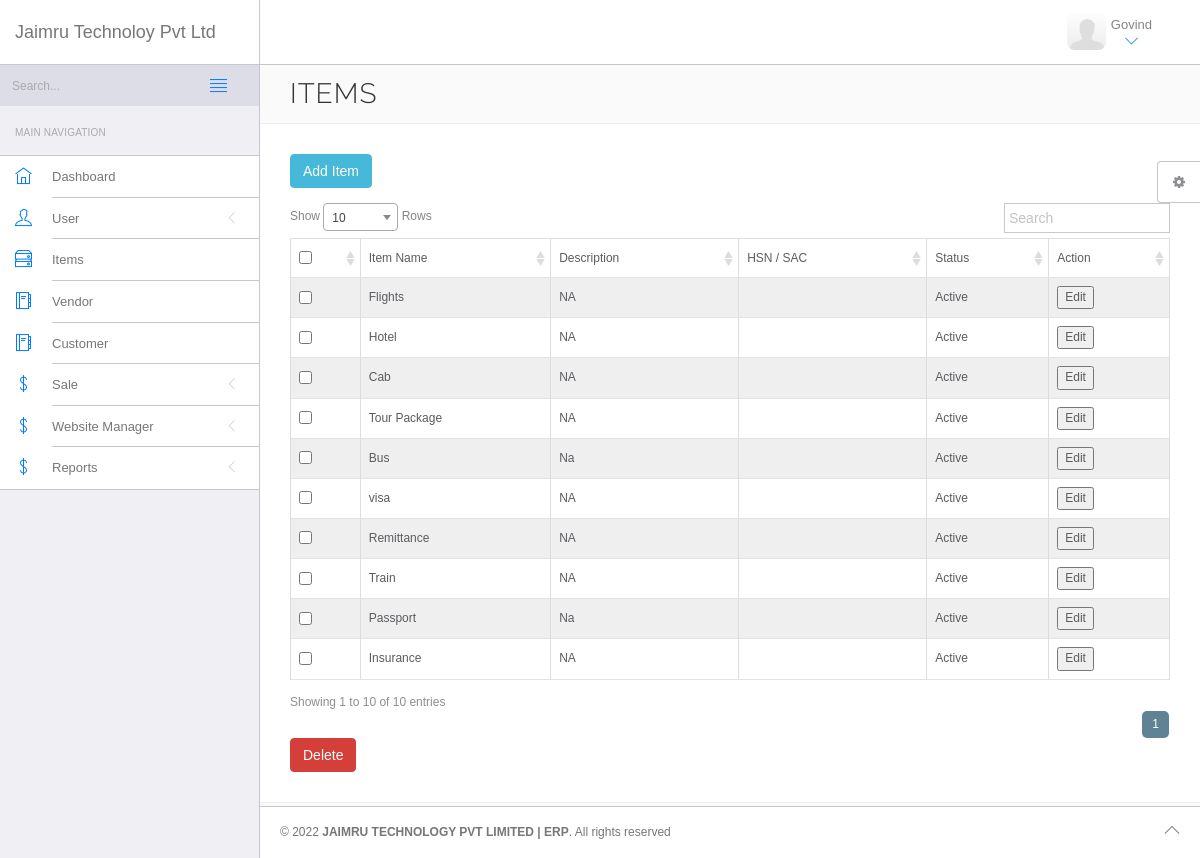
The app's page /erp/item.php (signed in) with its own data.
### tables this page shows
CREATE TABLE `item` (
  `id` int(11) NOT NULL,
  `item_name` varchar(255) DEFAULT NULL,
  `item_uom` varchar(255) DEFAULT NULL,
  `item_hsn` varchar(255) DEFAULT NULL,
  `status` enum('Active','Inactive') DEFAULT NULL
);

### erp/includes/class.php (called while the page is built, shortened)
<?php
class baseClass {
	private $host = "localhost";
	private $user = "root";
		private $password = "";
	private $database = "jaimru";
	public function __construct()
	{
		$this->conn = mysqli_connect($this->host,$this->user,$this->password,$this->database);
	}
}
?>

### erp/item.php (the view, shortened to what this page needs)
<?php include('includes/top_inc.php');
include('includes/class.php');
$class = new baseClass;
?>
<!DOCTYPE html>
<html lang="en">
<head>
    <link rel="stylesheet" href="vendor/bootstrap/css/bootstrap.min.css">
    <link rel="stylesheet" href="vendor/fontawesome/css/font-awesome.min.css">
    <link rel="stylesheet" href="vendor/themify-icons/themify-icons.min.css">
    <link href="vendor/animate.css/animate.min.css" rel="stylesheet" media="screen">
    <link href="vendor/perfect-scrollbar/perfect-scrollbar.min.css" rel="stylesheet" media="screen">
    <link href="vendor/switchery/switchery.min.css" rel="stylesheet" media="screen">
    <link rel="stylesheet" href="assets/css/styles.css">
    <link rel="stylesheet" href="assets/css/plugins.css">
    <link rel="stylesheet" href="assets/css/themes/theme-1.css" id="skin_color" />
    <link href="vendor/select2/select2.min.css" rel="stylesheet" media="screen">
    <link href="vendor/DataTables/css/DT_bootstrap.css" rel="stylesheet" media="screen">
</head>
<body>
<div id="app">
    <?php include('includes/left_sidebar.php'); ?>
    <div class="app-content">
        <?php include('includes/top_header.php'); ?>
        <div class="main-content" >
            <div class="wrap-content container" id="container">
                <section id="page-title">
                    <div class="row">
                        <div class="col-sm-8">
                            <h1 class="mainTitle">Items </h1>
                        </div>
                    </div>
                </section>
                <div class="container-fluid container-fullw bg-white">
                    <div class="row">
                        <div class="col-md-12">
                            <div>
                                <button type="button" class="btn btn-info" id="openItemModel" >Add Item</button>
                            </div>
                        </div>
                        <div class="col-sm-12 margin-top-15">
                                    <form action="item" method="post" enctype="multipart/form-data">
                                        <div style="overflow-x:auto;">
                                            <table class="table table-sm table-responsive table-striped table-bordered table-hover table-full-width" id="sample_1">
                                                <thead>
                                                <tr>
                                                    <td><input type="checkbox" name="all" id="all" > </td>
                                                    <td>Item Name</td>
                                                    <td>Description</td>
                                                    <td>HSN / SAC</td>
                                                    <td>Status</td>
                                                    <td>Action</td>
                                                </tr>
                                                </thead>
                                                <tbody>
                                                <?php $qry = mysqli_query($class->conn,"SELECT * FROM item");
                                                while($res = mysqli_fetch_array($qry))
                                                {	@extract($res);
                                                    ?>
                                                    <tr>
                                                        <td><input type="checkbox" name="ids[]"  value="<?php echo $id ?>" > </td>
                                                        <td><?php echo $item_name ?></td>
                                                        <td><?php echo $item_uom ?></td>
                                                         <td><?php echo $item_hsn ?></td>
                                                        <td><?php echo $status ?></td>
                                                        <td><button type="button" class="edit" value="<?php echo $id ?>">Edit</button></td>
                                                    </tr>
                                                <?php } ?>
                                                </tbody>
                                            </table>
                                        </div>
                                        <button name="delete" class="btn btn-danger" >Delete</button>
                                    </form>
                        </div>
                    </div>
                </div>
            </div>
        </div>
    </div>
    <?php include('includes/footer.php'); ?>
    <?php include('includes/right_setting.php'); ?>
</div>
</body>
</html>

### erp/assets/css/themes/theme-1.css (style rules this page uses)
body { background: #FAFAFA; }

### records on screen
item: item_name "Flights", item_uom "NA", status "Active", $id 9 (drawn)
item: item_name "Hotel", item_uom "NA", status "Active", $id 10 (drawn)
item: item_name "Cab", item_uom "NA", status "Active", $id 11 (drawn)
item: item_name "Tour Package", item_uom "NA", status "Active", $id 12 (drawn)
item: item_name "Bus", item_uom "Na", status "Active", $id 13 (drawn)
item: item_name "visa", item_uom "NA", status "Active", $id 14 (drawn)
item: item_name "Remittance", item_uom "NA", status "Active", $id 15 (drawn)
item: item_name "Train", item_uom "NA", status "Active", $id 16 (drawn)
item: item_name "Passport", item_uom "Na", status "Active", $id 17 (drawn)
item: item_name "Insurance", item_uom "NA", status "Active", $id 18 (drawn)

### other values on screen
$_SESSION['sess_user_name'] "Govind"
